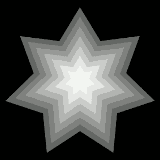
#> input picture esp32/spotify-screen/.pio/libdeps/t-display-s3/TFT_eSPI/Tools/bmp2array4bit/star.bmp, 160 x 160 px
$ python -i convert-gifs.py   (imports and definitions only)
#> lines starting #> are read from the running program, lines starting #| are printed output that depends on the picture
#!/usr/bin/env python3
"""
Convert face GIF animations to individual JPEG frames for the PiTFT display.
Usage: python3 convert-gifs.py /path/to/gifs /path/to/frames

Each GIF becomes a folder of numbered JPEG frames:
  angry.gif -> frames/angry/000.jpg, 001.jpg, ...

Frames are scaled to 320x240 (PiTFT resolution) with black letterboxing
to maintain aspect ratio.
"""
import sys
import os
from PIL import Image

TARGET_W, TARGET_H = 320, 240

def convert_gif(gif_path, output_dir):
#> called with output_dir = 'out.png'
    name = os.path.splitext(os.path.basename(gif_path))[0]
    out = os.path.join(output_dir, name)
    os.makedirs(out, exist_ok=True)

    img = Image.open(gif_path)
#> img is the input picture: PIL image 160x160 P; mean R, G, B 65.4, 67, 65.1
    frame_idx = 0

    while True:
        # Convert to RGBA to handle transparency, then composite on black
        frame = img.convert('RGBA')
        bg = Image.new('RGBA', frame.size, (0, 0, 0, 255))
        composite = Image.alpha_composite(bg, frame).convert('RGB')

        # Scale to fit 320x240 maintaining aspect ratio
        src_w, src_h = composite.size
        scale = min(TARGET_W / src_w, TARGET_H / src_h)
        new_w = int(src_w * scale)
        new_h = int(src_h * scale)
        scaled = composite.resize((new_w, new_h), Image.LANCZOS)

        # Center on black canvas
        canvas = Image.new('RGB', (TARGET_W, TARGET_H), (0, 0, 0))
        x = (TARGET_W - new_w) // 2
        y = (TARGET_H - new_h) // 2
        canvas.paste(scaled, (x, y))

        # Save as JPEG
        out_path = os.path.join(out, f'{frame_idx:03d}.jpg')
        canvas.save(out_path, 'JPEG', quality=90)
        frame_idx += 1

        try:
            img.seek(img.tell() + 1)
        except EOFError:
            break
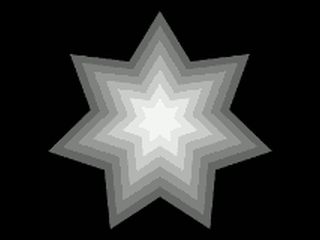
#> canvas: PIL image 320x240 RGB; mean R, G, B 49.1, 50.3, 48.9
#> after the loop, frame_idx = 1

    return frame_idx

def main():
    if len(sys.argv) != 3:
        print(f'Usage: {sys.argv[0]} <gif_dir> <output_dir>')
        sys.exit(1)

    gif_dir = sys.argv[1]
    output_dir = sys.argv[2]

    gifs = sorted(f for f in os.listdir(gif_dir) if f.endswith('.gif'))
    print(f'Converting {len(gifs)} GIF animations to JPEG frames...')
    print(f'Target: {TARGET_W}x{TARGET_H}\n')

    total = 0
    for gif in gifs:
        path = os.path.join(gif_dir, gif)
        count = convert_gif(path, output_dir)
        name = os.path.splitext(gif)[0]
        print(f'  {name}: {count} frames')
        total += count

    print(f'\nDone! {total} total frames in {output_dir}/')

# [2 lines not run here, left out]

>>> result = convert_gif('../../esp32/spotify-screen/.pio/libdeps/t-display-s3/TFT_eSPI/Tools/bmp2array4bit/star.bmp', 'out.png')
#> result = 1
